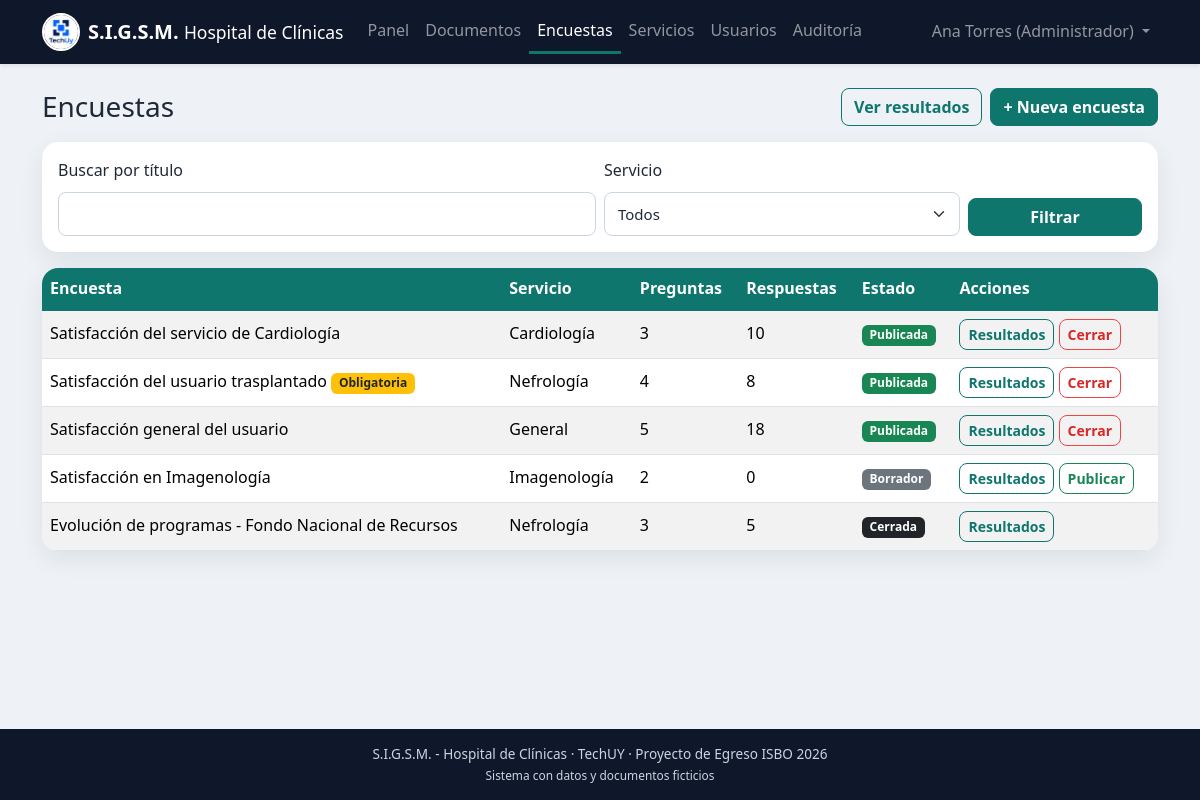
The page /admin/encuestas.php (signed in) on the database its author committed.
### tables this page shows
CREATE TABLE encuesta (
  id_encuesta      INT AUTO_INCREMENT,
  nombre           VARCHAR(150) NOT NULL,
  descripcion      TEXT NULL,
  obligatoria      TINYINT(1)   NOT NULL DEFAULT 0,
  estado           ENUM('borrador','publicada','cerrada') NOT NULL DEFAULT 'borrador',
  activo           TINYINT(1)   NOT NULL DEFAULT 1,
  fecha_creacion   DATETIME     NOT NULL DEFAULT CURRENT_TIMESTAMP,
  id_especialidad  INT NULL,
  CONSTRAINT pk_encuesta PRIMARY KEY (id_encuesta),
  CONSTRAINT fk_encuesta_especialidad FOREIGN KEY (id_especialidad)
    REFERENCES especialidad(id_especialidad)
);

CREATE TABLE especialidad (
  id_especialidad  INT AUTO_INCREMENT,
  nombre           VARCHAR(100) NOT NULL,
  descripcion      TEXT NULL,
  activo           TINYINT(1) NOT NULL DEFAULT 1,
  CONSTRAINT pk_especialidad PRIMARY KEY (id_especialidad),
  CONSTRAINT uq_especialidad_nombre UNIQUE (nombre)
);

### includes/funciones.php (called while the page is built, shortened)
<?php
function e($texto): string
{
    return htmlspecialchars((string) $texto, ENT_QUOTES, 'UTF-8');
}
function texto_estado_encuesta(string $estado): string
{
    return ['borrador' => 'Borrador', 'publicada' => 'Publicada', 'cerrada' => 'Cerrada'][$estado] ?? $estado;
}

### admin/encuestas.php (the view, shortened to what this page needs)
<?php
require_once dirname(__DIR__) . '/includes/inicio.php';
$busqueda = trim($_GET['q'] ?? '');
$where  = 'en.activo = 1';
$params = [];
$stmt = $pdo->prepare(
    "SELECT en.id_encuesta, en.nombre, en.estado, en.obligatoria, en.fecha_creacion,
            es.nombre AS servicio, es.activo AS servicio_activo,
            (SELECT COUNT(*) FROM respuesta r WHERE r.id_encuesta = en.id_encuesta) AS respuestas,
            (SELECT COUNT(*) FROM pregunta p WHERE p.id_encuesta = en.id_encuesta) AS preguntas
     FROM encuesta en
     LEFT JOIN especialidad es ON es.id_especialidad = en.id_especialidad
     WHERE $where
     ORDER BY FIELD(en.estado, 'publicada', 'borrador', 'cerrada'), en.nombre"
);
$stmt->execute($params);
$encuestas = $stmt->fetchAll();
$colores = ['borrador' => 'secondary', 'publicada' => 'success', 'cerrada' => 'dark'];
require dirname(__DIR__) . '/includes/encabezado.php';
?>
<div class="d-flex flex-wrap justify-content-between align-items-center mb-3 gap-2">
    <h1 class="h3 mb-0">Encuestas</h1>
    <div class="d-flex gap-2">
        <a href="resultados.php" class="btn btn-outline-primary">Ver resultados</a>
        <a href="alta_encuesta.php" class="btn btn-primary">+ Nueva encuesta</a>
    </div>
</div>
<form method="get" class="card card-body mb-3">
    <div class="row g-2 align-items-end">
        <div class="col-12 col-md-6">
            <label for="q" class="form-label">Buscar por título</label>
            <input type="search" id="q" name="q" class="form-control" value="<?= e($busqueda) ?>">
        </div>
        <div class="col-12 col-md-4">
            <label for="servicio" class="form-label">Servicio</label>
            <select id="servicio" name="servicio" class="form-select">
                <option value="">Todos</option>
            </select>
        </div>
        <div class="col-12 col-md-2 d-grid"><button class="btn btn-primary">Filtrar</button></div>
    </div>
</form>
<div class="table-responsive card">
    <table class="table table-striped table-hover align-middle mb-0">
        <thead><tr><th>Encuesta</th><th>Servicio</th><th>Preguntas</th><th>Respuestas</th><th>Estado</th><th>Acciones</th></tr></thead>
        <tbody>
        <?php foreach ($encuestas as $en): ?>
            <tr>
                <td><?= e($en['nombre']) ?><?= $en['obligatoria'] ? ' <span class="badge bg-warning text-dark">Obligatoria</span>' : '' ?></td>
                <td><?= e($en['servicio'] ?? 'General') ?><?= ($en['servicio'] && !$en['servicio_activo']) ? ' <span class="badge bg-danger">baja</span>' : '' ?></td>
                <td><?= (int) $en['preguntas'] ?></td>
                <td><?= (int) $en['respuestas'] ?></td>
                <td><span class="badge bg-<?= $colores[$en['estado']] ?>"><?= e(texto_estado_encuesta($en['estado'])) ?></span></td>
                <td class="text-nowrap">
                    <a href="resultados.php?encuesta=<?= (int) $en['id_encuesta'] ?>" class="btn btn-outline-primary btn-sm">Resultados</a>
                    <?php
                    $siguiente = ['borrador' => ['publicada', 'Publicar', '¿Publicar la encuesta? Los pacientes podrán responderla.'],
                                  'publicada' => ['cerrada', 'Cerrar', '¿Cerrar la encuesta? No se podrán recibir más respuestas.']][$en['estado']] ?? null;
                    if ($siguiente): ?>
                        <form method="post" action="estado_encuesta.php" class="d-inline" data-confirmar="<?= e($siguiente[2]) ?>">
                            <button type="submit" class="btn btn-sm <?= $siguiente[0] === 'cerrada' ? 'btn-outline-danger' : 'btn-outline-success' ?>"><?= $siguiente[1] ?></button>
                        </form>
                    <?php endif; ?>
                </td>
            </tr>
        <?php endforeach; ?>
        </tbody>
    </table>
</div>
<?php require dirname(__DIR__) . '/includes/pie.php'; ?>

### public/css/estilos.css (style rules this page uses)
:root { --sigsm-primario: #0f766e; --sigsm-primario-hover: #115e59; --sigsm-fondo: #eef2f6; --sigsm-tarjeta: #ffffff; --sigsm-texto: #1f2937; --sigsm-borde: #cbd5e1; --sigsm-error: #ef4444; --sigsm-oscuro: #0f172a; --bs-primary: #0f766e; --bs-primary-rgb: 15, 118, 110; --bs-link-color: #0f766e; --bs-link-hover-color: #115e59; --bs-body-color: #1f2937; --bs-danger: #ef4444; }
body { background-color: var(--sigsm-fondo); color: var(--sigsm-texto); min-height: 100vh; display: flex; flex-direction: column; line-height: 1.6; }
.btn { border-radius: 8px; font-weight: 600; }
.btn-primary { --bs-btn-bg: #0f766e; --bs-btn-border-color: #0f766e; --bs-btn-hover-bg: #115e59; --bs-btn-hover-border-color: #115e59; --bs-btn-active-bg: #115e59; --bs-btn-active-border-color: #115e59; --bs-btn-disabled-bg: #0f766e; --bs-btn-disabled-border-color: #0f766e; }
.btn-outline-primary { --bs-btn-color: #0f766e; --bs-btn-border-color: #0f766e; --bs-btn-hover-bg: #0f766e; --bs-btn-hover-border-color: #0f766e; --bs-btn-active-bg: #115e59; --bs-btn-active-border-color: #115e59; }
.btn-danger, .btn-outline-danger { --bs-btn-border-color: #ef4444; }
.btn-outline-danger { --bs-btn-color: #dc2626; --bs-btn-hover-bg: #ef4444; --bs-btn-hover-border-color: #ef4444; }
.form-control, .form-select { border: 1px solid var(--sigsm-borde); border-radius: 8px; padding: 10px 13px; font-size: 15px; }
.card { background: var(--sigsm-tarjeta); border: none; border-radius: 16px; box-shadow: 0 8px 24px rgba(15, 23, 42, 0.08); }
.table thead th { background: var(--sigsm-primario); color: #fff; border-color: var(--sigsm-primario); white-space: nowrap; }

### rows shown on the page
encuesta: nombre "Satisfacción del servicio de Cardiología", id_especialidad.nombre "Cardiología", preguntas "3", respuestas "10", estado "Publicada", estado "Cerrar"
encuesta: nombre "Satisfacción del usuario trasplantado", obligatoria "Obligatoria", id_especialidad.nombre "Nefrología", preguntas "4", respuestas "8", estado "Publicada", estado "Cerrar"
encuesta: nombre "Satisfacción general del usuario", servicio "General", preguntas "5", respuestas "18", estado "Publicada", estado "Cerrar"
encuesta: nombre "Satisfacción en Imagenología", id_especialidad.nombre "Imagenología", preguntas "2", respuestas "0", estado "Borrador", estado "Publicar"
encuesta: nombre "Evolución de programas - Fondo Nacional de Recursos", id_especialidad.nombre "Nefrología", preguntas "3", respuestas "5", estado "Cerrada"

### other values the page prints
$texto "Panel Documentos Encuestas Servicios Usuarios Auditoría"
$_SESSION['nombre'] "Ana Torres"
